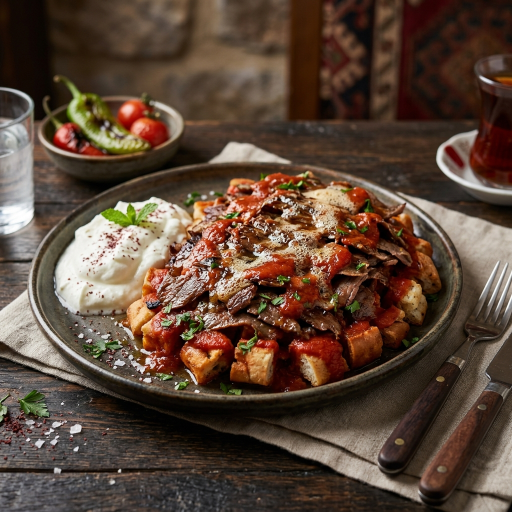
#> input picture miniapp-react/dist/images/iskandar_kabob.png, 1024 x 1024 px (shown at 1/2 size)
$ python -i image_processor.py   (imports and definitions only)
#> lines starting #> are read from the running program, lines starting #| are printed output that depends on the picture
import io
import asyncio
import hashlib
import mimetypes
from dataclasses import dataclass
from enum import Enum
from typing import Tuple

from PIL import Image, ExifTags, UnidentifiedImageError

# ---------------------------------------------------------------------------
# Constants & configuration
# ---------------------------------------------------------------------------
MAX_FILE_SIZE = 10 * 1024 * 1024  # 10 MiB
MAX_IMAGE_PIXELS = 12_000_000  # safety cap for decompression bomb protection
Image.MAX_IMAGE_PIXELS = MAX_IMAGE_PIXELS

MAIN_MAX_SIZE = (800, 800)
THUMB_SIZE = (300, 300)
WEBP_QUALITY = 82

# Robust fallback mapping in case Image.MIME is incomplete
FALLBACK_MIME = {
    "JPEG": "image/jpeg",
    "JPG": "image/jpeg",
    "PNG": "image/png",
    "WEBP": "image/webp",
    "GIF": "image/gif",
}

# ---------------------------------------------------------------------------
# Exceptions
# ---------------------------------------------------------------------------
class ImageValidationError(Exception):
    """Raised when an image fails validation checks."""

class ImageProcessingError(Exception):
    """Raised when processing (orientation, conversion, etc.) fails."""

# ---------------------------------------------------------------------------
# Data structures
# ---------------------------------------------------------------------------
class ImageMime(Enum):
    JPEG = "image/jpeg"
    PNG = "image/png"
    WEBP = "image/webp"

@dataclass(frozen=True)
class ImageValidationResult:
    mime: str
    width: int
    height: int
    size_bytes: int

@dataclass(frozen=True)
class ProcessedImage:
    main_bytes: bytes
    thumb_bytes: bytes
    mime: str
    dimensions: Tuple[int, int]
    raw_hash: str
    processed_hash: str
    main_size: int
    thumb_size: int

# ---------------------------------------------------------------------------
# Helper functions – pure, no I/O beyond provided bytes
# ---------------------------------------------------------------------------
# [17 lines left out: function _get_mime_type, not called in this run]

def _hash_bytes(data: bytes) -> str:
    return hashlib.sha256(data).hexdigest()

# ---------------------------------------------------------------------------
# Validation pipeline
# ---------------------------------------------------------------------------
# [61 lines left out: function validate_image, not called in this run]

# ---------------------------------------------------------------------------
# Processing pipeline (async‑friendly)
# ---------------------------------------------------------------------------
def _process_image_sync(data: bytes) -> ProcessedImage:
    """Synchronous implementation used by the async wrapper.
    Returns ProcessedImage containing webp payloads, hashes and sizes.
    """
    raw_hash = _hash_bytes(data)
    try:
        in_buf = io.BytesIO(data)
        try:
            with Image.open(in_buf) as img:
                # Normalise orientation using EXIF tag if present
                try:
                    for orientation in ExifTags.TAGS.keys():
                        if ExifTags.TAGS[orientation] == "Orientation":
                            break
                    exif = img._getexif()
                    if exif and orientation in exif:
                        ori = exif[orientation]
                        method = {
                            2: Image.FLIP_LEFT_RIGHT,
                            3: Image.ROTATE_180,
                            4: Image.FLIP_TOP_BOTTOM,
                            5: (Image.FLIP_LEFT_RIGHT, Image.ROTATE_90),
                            6: Image.ROTATE_270,
                            7: (Image.FLIP_LEFT_RIGHT, Image.ROTATE_270),
                            8: Image.ROTATE_90,
                        }.get(ori)
                        if method:
                            if isinstance(method, tuple):
                                for m in method:
                                    img = img.transpose(m)
                            else:
                                img = img.transpose(method)
                except Exception:
                    # If EXIF handling fails we continue without orientation fix
                    pass

                # Strip EXIF – convert to RGB which drops most metadata
                img_rgb = img.convert("RGB")

                # Resize preserving aspect ratio for main image
                main_img = img_rgb.copy()
                main_img.thumbnail(MAIN_MAX_SIZE, Image.LANCZOS)

                # Create thumbnail (exact 300x300 center-crop)
                # Resize shortest side first, then center-crop to exact 300x300
                w, h = img_rgb.size
                if w > h:
                    new_h = 300
                    new_w = int(w * (300 / h))
                    thumb_img = img_rgb.resize((new_w, new_h), Image.LANCZOS)
                    left = (new_w - 300) // 2
                    thumb_img = thumb_img.crop((left, 0, left + 300, 300))
                else:
                    new_w = 300
                    new_h = int(h * (300 / w))
                    thumb_img = img_rgb.resize((new_w, new_h), Image.LANCZOS)
                    top = (new_h - 300) // 2
                    thumb_img = thumb_img.crop((0, top, 300, top + 300))

                # Helper to save to BytesIO as WebP
                # [7 lines left out: function _save_webp, not called in this run]

                main_bytes = _save_webp(main_img)
                thumb_bytes = _save_webp(thumb_img)

                # Close all Pillow images explicitly to prevent memory leaks
                main_img.close()
                thumb_img.close()
                img_rgb.close()

                processed_hash = _hash_bytes(main_bytes + thumb_bytes)
                return ProcessedImage(
                    main_bytes=main_bytes,
                    thumb_bytes=thumb_bytes,
                    mime=ImageMime.WEBP.value,
                    dimensions=main_img.size,
                    raw_hash=raw_hash,
                    processed_hash=processed_hash,
                    main_size=len(main_bytes),
                    thumb_size=len(thumb_bytes),
                )
        finally:
            in_buf.close()
    except Exception as exc:
        raise ImageProcessingError("Failed to process image") from exc

# [16 lines not run here, left out]

__all__ = [
    "ImageValidationError",
    "ImageProcessingError",
    "ImageValidationResult",
    "ProcessedImage",
    "validate_image",
    "process_image",
    "validate_and_process",
]

>>> import cv2
>>> picture = cv2.imread('../../miniapp-react/dist/images/iskandar_kabob.png', cv2.IMREAD_GRAYSCALE)
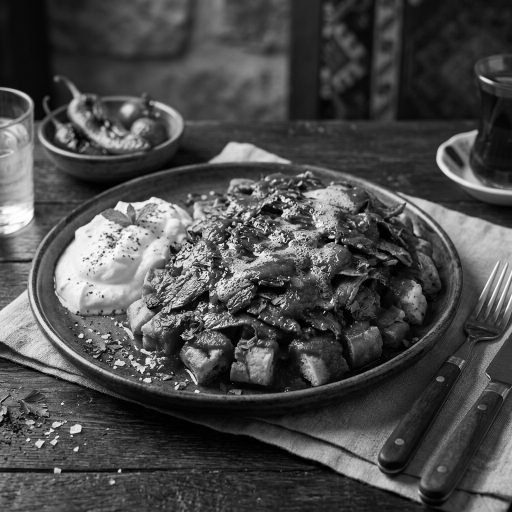
#> picture: shape (1024, 1024) (shown at 1/2 size); min 0, max 255, mean 74.8
#> (the run stopped early here; a loop or call above may not have finished)

$ run again, on miniapp-react/dist/images/kushbashi_pide.png
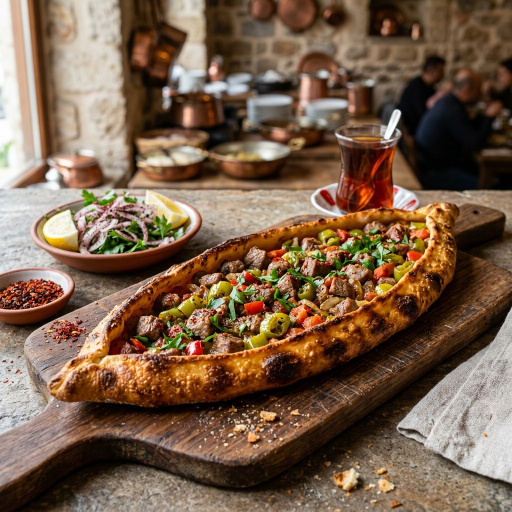
#> input picture miniapp-react/dist/images/kushbashi_pide.png, 1024 x 1024 px (shown at 1/2 size)
#> `picture = cv2.imread('../../miniapp-react/dist/images/iskandar_kabob.p..`:
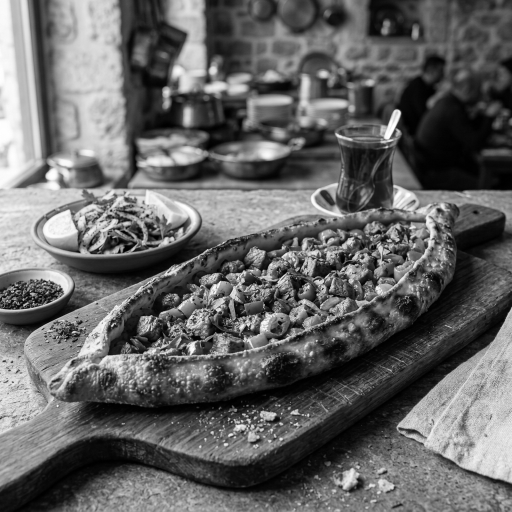
#> picture: shape (1024, 1024) (shown at 1/2 size); min 0, max 255, mean 100.7

$ run again, on miniapp-react/dist/images/lavash.png
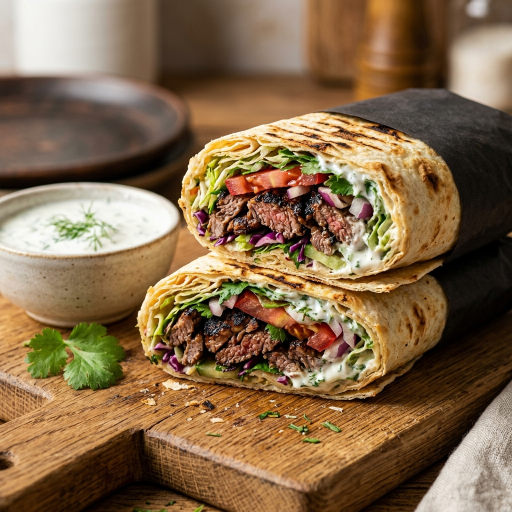
#> input picture miniapp-react/dist/images/lavash.png, 1024 x 1024 px (shown at 1/2 size)
#> `picture = cv2.imread('../../miniapp-react/dist/images/iskandar_kabob.p..`:
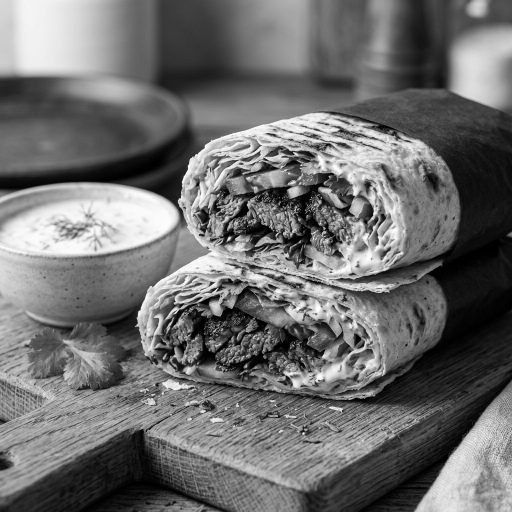
#> picture: shape (1024, 1024) (shown at 1/2 size); min 0, max 255, mean 110.3

$ run again, on miniapp-react/dist/images/royal_hotdog.png
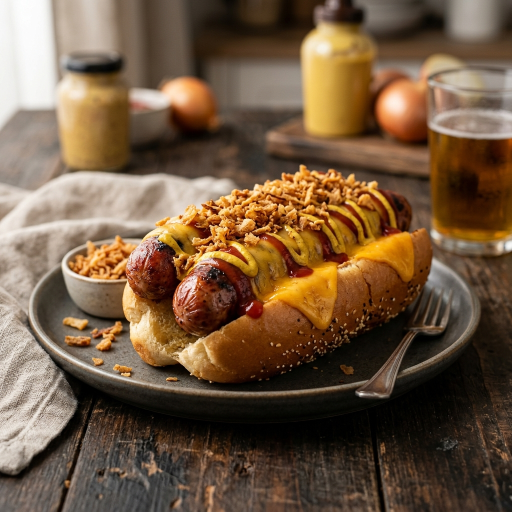
#> input picture miniapp-react/dist/images/royal_hotdog.png, 1024 x 1024 px (shown at 1/2 size)
#> `picture = cv2.imread('../../miniapp-react/dist/images/iskandar_kabob.p..`:
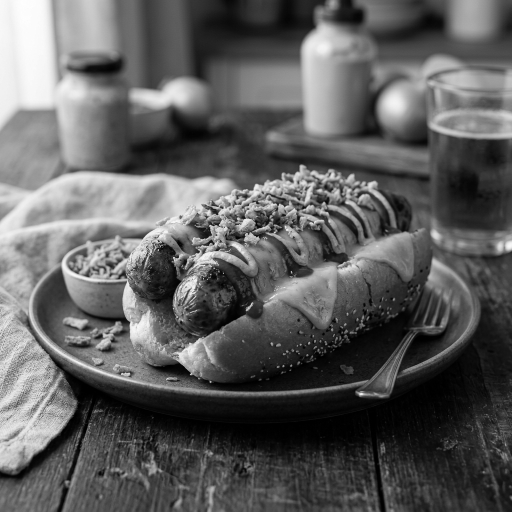
#> picture: shape (1024, 1024) (shown at 1/2 size); min 0, max 255, mean 94.1
